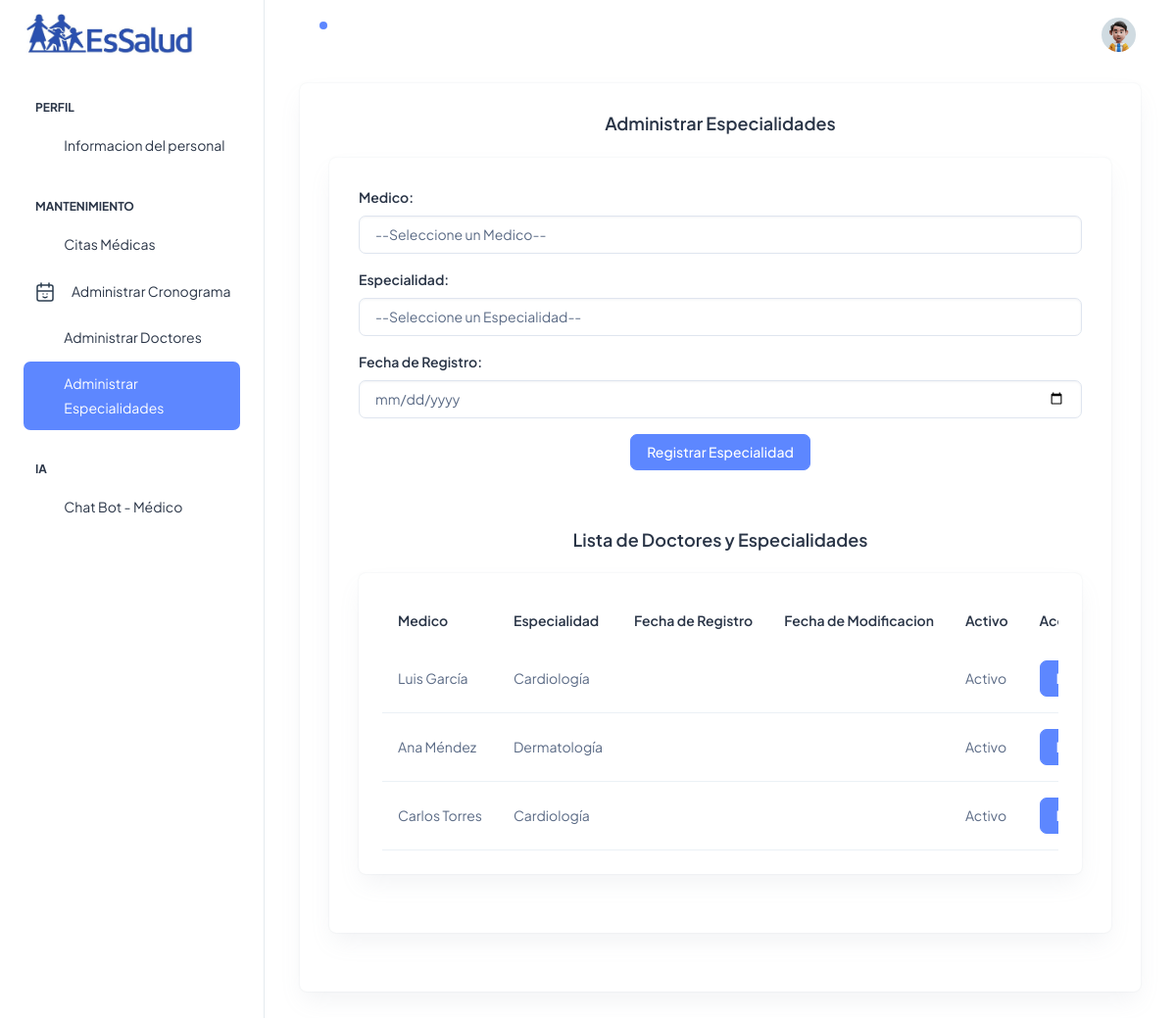
Page /citasmedicas/Views/PersonalMedico/administrarespecialidad.php (signed in) on the committed database.
### tables this page shows
CREATE TABLE IF NOT EXISTS `medicos_especialidades` (
  `ID` int(11) NOT NULL AUTO_INCREMENT,
  `MedicoID` int(11) NOT NULL,
  `EspecialidadID` int(11) NOT NULL,
  `FechaRegistro` datetime DEFAULT NULL,
  `FechaModificacion` datetime DEFAULT NULL,
  `UsuarioRegistro` varchar(255) DEFAULT NULL,
  `UsuarioModificacion` varchar(255) DEFAULT NULL,
  `Activo` tinyint(1) DEFAULT 1,
  PRIMARY KEY (`ID`),
  KEY `FK_Medicos_Especialidades_Especialidades` (`EspecialidadID`),
  KEY `FK_Medicos_Especialidades_Medicos` (`MedicoID`),
  CONSTRAINT `FK_Medicos_Especialidades_Especialidades` FOREIGN KEY (`EspecialidadID`) REFERENCES `especialidades` (`ID`),
  CONSTRAINT `FK_Medicos_Especialidades_Medicos` FOREIGN KEY (`MedicoID`) REFERENCES `medicos` (`ID`)
);

CREATE TABLE IF NOT EXISTS `medicos` (
  `ID` int(11) NOT NULL AUTO_INCREMENT,
  `Nombres` varchar(255) NOT NULL,
  `Apellidos` varchar(255) NOT NULL,
  `DNI` varchar(15) NOT NULL,
  `Direccion` varchar(500) DEFAULT NULL,
  `Correo` varchar(255) DEFAULT NULL,
  `Telefono` varchar(15) DEFAULT NULL,
  `Sexo` char(1) DEFAULT NULL,
  `NumColegiatura` varchar(255) DEFAULT NULL,
  `FechaNacimiento` date DEFAULT NULL,
  `Activo` tinyint(1) NOT NULL DEFAULT 1,
  PRIMARY KEY (`ID`)
);

CREATE TABLE IF NOT EXISTS `especialidades` (
  `ID` int(11) NOT NULL AUTO_INCREMENT,
  `Nombre` varchar(255) NOT NULL,
  `Descripcion` varchar(500) DEFAULT NULL,
  `Activo` tinyint(1) NOT NULL DEFAULT 1,
  PRIMARY KEY (`ID`)
);

### citasmedicas/conexion.php (called while the page is built, shortened)
<?php
function conectarse() {
    $link = new mysqli("localhost", "root", "", "essaludbd1");
    return $link;
}
?>

### citasmedicas/Model/EspecialidadModel.php (called while the page is built, shortened)
<?php
    include_once __DIR__ . '/../conexion.php';
    class EspecialidadModel {
        private $conn;
        public function __construct() {
            $this->conn = conectarse();
        }
        public function listarEspecialidad() {
            $query = "SELECT medicos_especialidades.ID,medicos.Nombres,medicos.Apellidos,especialidades.Nombre,especialidades.Descripcion,medicos_especialidades.FechaRegistro,medicos_especialidades.FechaModificacion,medicos_especialidades.Activo FROM medicos_especialidades
                    INNER JOIN medicos
                    ON medicos.ID = medicos_especialidades.MedicoID
                    INNER JOIN especialidades
                    ON especialidades.ID = medicos_especialidades.EspecialidadID";
            $result = $this->conn->query($query);
            $especialidades = array();
            if ($result->num_rows > 0) {
                while ($row = $result->fetch_assoc()) {
                    $especialidades[] = $row;
                }
            }
            return $especialidades;
        }
    }
?>

### citasmedicas/Views/PersonalMedico/administrarespecialidad.php (the view, shortened to what this page needs)
<?php
  include_once '../../conexion.php';
  include_once '../../Model/EspecialidadModel.php';
  $especialidadModel = new EspecialidadModel();
  $especialidaddoctores = $especialidadModel->listarEspecialidad();
?>
<!DOCTYPE html>
<html lang="en">
<head>
  <link rel="stylesheet" href="../../assets/css/styles.min.css" />
</head>
<body>
  <div class="page-wrapper" id="main-wrapper" data-layout="vertical" data-navbarbg="skin6" data-sidebartype="full"
    data-sidebar-position="fixed" data-header-position="fixed">
    <aside class="left-sidebar">
      <div>
        <div class="brand-logo d-flex align-items-center justify-content-between">
          <a href="indexPersonal.php" class="text-nowrap logo-img">
            <img src="../../assets/images/logos/essalud_logo.jpg" width="180" alt="" />
          </a>
        </div>
        <nav class="sidebar-nav scroll-sidebar" data-simplebar="">
          <ul id="sidebarnav">
            <li class="nav-small-cap">
              <span class="hide-menu">Perfil</span>
            </li>
            <li class="sidebar-item">
              <a class="sidebar-link" href="indexPersonal.php" aria-expanded="false">
                <span>
                  <i class="ti ti-article"></i>
                </span>
                <span class="hide-menu">Informacion del personal</span>
              </a>
            </li>
            <li class="nav-small-cap">
              <span class="hide-menu">Mantenimiento</span>
            </li>
            <li class="sidebar-item">
              <a class="sidebar-link" href="administrarcitas.php" aria-expanded="false">
                <span>
                  <i class="ti ti-article"></i>
                </span>
                <span class="hide-menu">Citas Médicas</span>
              </a>
            </li>
            <li class="sidebar-item">
              <a class="sidebar-link" href="cronogramaPersonal.php" aria-expanded="false">
              <span>
                  <i></i>
                </span>
                <span class="hide-menu">Administrar Cronograma</span>
              </a>
            </li>
            <li class="sidebar-item">
              <a class="sidebar-link" href="administrardoctor.php" aria-expanded="false">
                <span>
                  <i class="ti ti-cards"></i>
                </span>
                <span class="hide-menu">Administrar Doctores</span>
              </a>
            </li>
            <li class="sidebar-item">
              <a class="sidebar-link" href="administrarespecialidad.php" aria-expanded="false">
                <span>
                  <i class="ti ti-file-description"></i>
                </span>
                <span class="hide-menu">Administrar <br/>Especialidades</span>
              </a>
            </li>
            <li class="nav-small-cap">
              <span class="hide-menu">IA</span>
            </li>
            <li class="sidebar-item">
              <a class="sidebar-link" href="chatbot.php" aria-expanded="false">
                <span>
                  <i class="ti ti-login"></i>
                </span>
                <span class="hide-menu">Chat Bot - Médico</span>
              </a>
            </li>
          </ul>
        </nav>
      </div>
    </aside>
    <div class="body-wrapper">
      <header class="app-header">
        <nav class="navbar navbar-expand-lg navbar-light">
          <ul class="navbar-nav">
            <li class="nav-item">
              <a class="nav-link nav-icon-hover" href="javascript:void(0)">
                <i class="ti ti-bell-ringing"></i>
                <div class="notification bg-primary rounded-circle"></div>
              </a>
            </li>
          </ul>
          <div class="navbar-collapse justify-content-end px-0" id="navbarNav">
            <ul class="navbar-nav flex-row ms-auto align-items-center justify-content-end">
              <li class="nav-item dropdown">
                <a class="nav-link nav-icon-hover" href="javascript:void(0)" id="drop2" data-bs-toggle="dropdown"
                  aria-expanded="false">
                  <img src="../../assets/images/profile/user-1.jpg" alt="" width="35" height="35" class="rounded-circle">
                </a>
              </li>
            </ul>
          </div>
        </nav>
      </header>
      <div class="container-fluid">
        <div class="container-fluid">
          <div class="card">
            <div class="card-body">
              <center>
              <h5 class="card-title fw-semibold mb-4">Administrar Especialidades</h5>
              </center>
              <div class="card">
                <div class="card-body">
                  <form action="../../Controller/EspecialidadController.php" method="POST">
                    <div class="mb-3">
                        <label for="medico" class="form-label">Medico:</label>
                        <select id="medico" name="medico" class="form-control">
                        <option>--Seleccione un Medico--</option>
                        </select>
                    </div>
                    <div class="mb-3">
                      <label for="especialidad" class="form-label">Especialidad:</label>
                      <select name="especialidad" id="especialidad" class="form-control">
                          <option>--Seleccione un Especialidad--</option>
                        </select>
                    </div>
                    <div class="mb-3">
                        <label for="fecha_reg" class="form-label">Fecha de Registro:</label>
                        <input type="date" class="form-control" name="fecha_reg" id="fecha_reg"/>
                    </div>
                    <center>
                      <button type="submit" name="registrar" class="btn btn-primary text-center">Registrar Especialidad</button>
                    </center>
                  </form>
                  </div>
                <div class="card-body">
                  <center>
                  <h5 class="card-title fw-semibold mb-4">Lista de Doctores y Especialidades</h5>
                  </center>
                  <div class="col-lg-12 d-flex align-items-stretch">
                        <div class="card w-100">
                        <div class="card-body p-4">
                            <div class="table-responsive">
                            <table class="table text-nowrap mb-0 align-middle">
                                <thead class="text-dark fs-4">
                                <tr>
                                    <th class="border-bottom-0">
                                    <h6 class="fw-semibold mb-0">Medico</h6>
                                    </th>
                                    <th class="border-bottom-0">
                                    <h6 class="fw-semibold mb-0">Especialidad</h6>
                                    </th>
                                    <th class="border-bottom-0">
                                    <h6 class="fw-semibold mb-0">Fecha de Registro</h6>
                                    </th>
                                    <th class="border-bottom-0">
                                    <h6 class="fw-semibold mb-0">Fecha de Modificacion</h6>
                                    </th>
                                    <th class="border-bottom-0">
                                    <h6 class="fw-semibold mb-0">Activo</h6>
                                    </th>
                                    <th class="border-bottom-0">
                                    <h6 class="fw-semibold mb-0">Accion</h6>
                                    </th>
                                </tr>
                                </thead>
                                <tbody>
                                <?php foreach ($especialidaddoctores as $especialidaddoctor): ?>
                                         <tr>
                                          <td> <?php echo $especialidaddoctor['Nombres'];?> <?php echo $especialidaddoctor['Apellidos'];?></td>
                                          <td> <?php echo $especialidaddoctor['Nombre'];?></td>
                                          <td> <?php echo $especialidaddoctor['FechaRegistro'];?></td>
                                          <td> <?php echo $especialidaddoctor['FechaModificacion'];?></td>
                                          <td> <?php
                                                if ($especialidaddoctor['Activo'] == 1) {
                                                    echo "Activo";
                                                } else {
                                                    echo "Inactivo";
                                                }
                                                ?>
                                          </td>
                                          <td> <button class="btn btn-primary detalle-button" data-especialidaddoctor='<?php echo json_encode($especialidaddoctor); ?>'>Editar</button></td>
                                        </tr>
                                      <?php endforeach; ?>
                                </tbody>
                            </table>
                            </div>
                        </div>
                        </div>
                    </div>
                  </div>
                </div>
                </div>
              </div>
            </div>
          </div>
        </div>
      </div>
</body>
</html>

### rows in the picture
medicos_especialidades: MedicoID.Nombres "Luis", MedicoID.Apellidos "García", EspecialidadID.Nombre "Cardiología", Activo "Activo"
medicos_especialidades: MedicoID.Nombres "Ana", MedicoID.Apellidos "Méndez", EspecialidadID.Nombre "Dermatología", Activo "Activo"
medicos_especialidades: MedicoID.Nombres "Carlos", MedicoID.Apellidos "Torres", EspecialidadID.Nombre "Cardiología", Activo "Activo"
